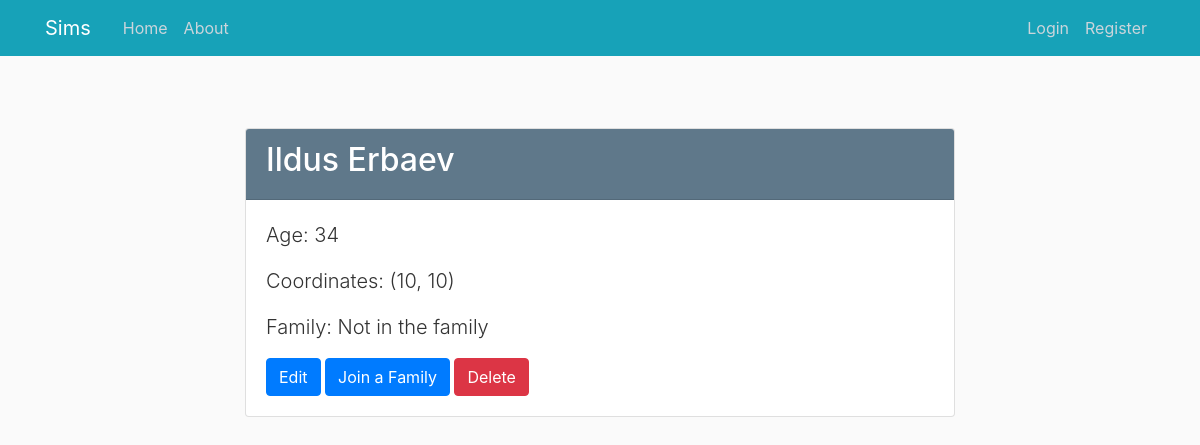
The app's page /human/1, older data.
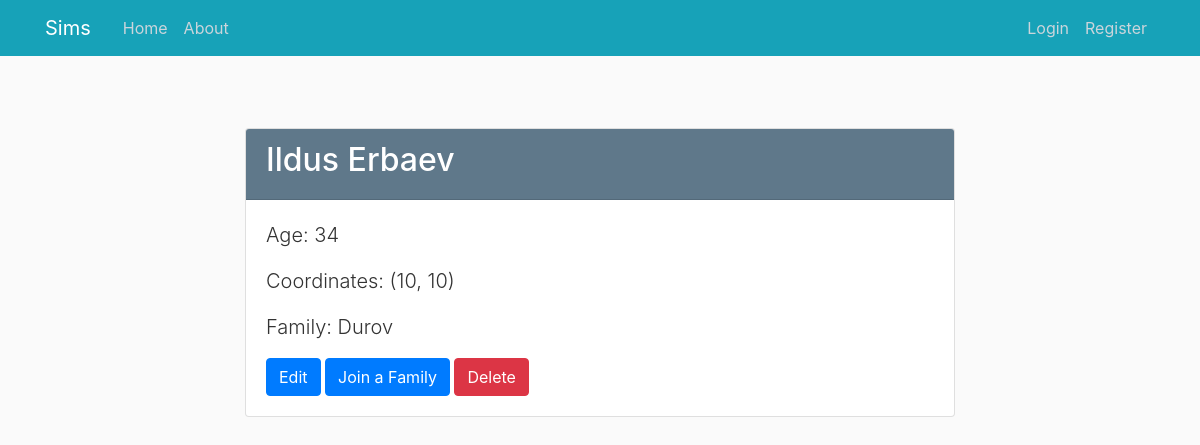
The same page, newer data.
### sims/models.py (models this page shows, shortened)
class Human(db.Model):
    id = db.Column(db.Integer, primary_key=True)
    name = db.Column(db.String(100), nullable=False)
    surname = db.Column(db.String(100), nullable=False)
    age = db.Column(db.Integer, nullable=False)
    x_coordinate = db.Column(db.Integer, nullable=False, default=0)
    y_coordinate = db.Column(db.Integer, nullable=False, default=0)
    family_id = db.Column(db.Integer, db.ForeignKey('family.id'))

class Family(db.Model):
    id = db.Column(db.Integer, primary_key=True)
    name = db.Column(db.String(100), nullable=False)

### sims/humans/routes.py (the view)
@humans.route("/human/<int:human_id>")
def human(human_id):
    human = Human.query.get_or_404(human_id)
    family = Family.query.get(human.family_id)
    return render_template('humans/human.html', human=human, family=family)

### sims/templates/humans/human.html (shortened to what this page needs)
{% extends "layout.html" %}
{% block content %}
    <div class="container mt-5">
        <div class="row justify-content-center">
            <div class="col-md-8">
                <div class="card">
                    <div class="card-header bg-steel text-white">
                        <h2 class="text-white">{{ human.name }} {{ human.surname }}</h2>
                    </div>
                    <div class="card-body">
                        <p class="lead">Age: {{ human.age }}</p>
                        <p class="lead">Coordinates: ({{ human.x_coordinate }}, {{ human.y_coordinate }})</p>
                        {% if family %}
                            <p class="lead">Family: {{ family.name }}</p>
                        {% else %}
                            <p class="lead">Family: Not in the family</p>
                        {% endif %}
                        <div class="mt-3">
                            <a href="{{ url_for('humans.update_human', human_id=human.id) }}" class="btn btn-primary">Edit</a>
                            <a href="{{ url_for('families.families_human', human_id=human.id) }}"
                               class="btn btn-primary">Join a Family</a>
                            <button class="btn btn-danger" id="deleteBtn" data-toggle="modal"
                                    data-target="#deleteModal">Delete
                            </button>
                        </div>
                    </div>
                </div>
            </div>
        </div>
    </div>
{% endblock content %}

### sims/templates/layout.html (shortened to what this page needs)
<!DOCTYPE html>
<html>
<head>
    <link rel="stylesheet" href="https://maxcdn.bootstrapcdn.com/bootstrap/4.0.0/css/bootstrap.min.css"
>
    <link rel="stylesheet" type="text/css" href="{{ url_for('static', filename='main.css') }}">
</head>
<body>
<header class="site-header">
    <nav class="navbar navbar-expand-md navbar-dark bg-info fixed-top">
        <div class="container">
            <a class="navbar-brand mr-4" href="/">Sims</a>
            <div class="collapse navbar-collapse" id="navbarToggle">
                <div class="navbar-nav mr-auto">
                    <a class="nav-item nav-link" href="{{ url_for('main.home') }}">Home</a>
                    <a class="nav-item nav-link" href="{{ url_for('main.about') }}">About</a>
                </div>
                <div class="navbar-nav">
                    {% if current_user.is_authenticated %}
                        <a class="nav-item nav-link" href="{{ url_for('users.account') }}">Account</a>
                        <a class="nav-item nav-link" href="{{ url_for('users.logout') }}">Logout</a>
                    {% else %}
                        <a class="nav-item nav-link" href="{{ url_for('users.login') }}">Login</a>
                        <a class="nav-item nav-link" href="{{ url_for('users.register') }}">Register</a>
                    {% endif %}
                </div>
            </div>
        </div>
    </nav>
</header>
<main role="main" class="container">
    <div class="row">
        <div class="col-md-12">
            {% block content %}{% endblock %}
        </div>
    </div>
</main>
</body>
</html>

### sims/static/main.css (style rules this page uses)
body { background: #fafafa; color: #333333; margin-top: 5rem; }
h1, h2, h3, h4, h5, h6 { color: #444444; }
.bg-steel { background-color: #5f788a; }
.site-header .navbar-nav .nav-link { color: #cbd5db; }

Row changes from the older to the newer data that the page shows:
added Family: name "Durov"
Text that changed along with them:
text no longer shown: "Family: Not in the family"
text now shown: "Family:"
